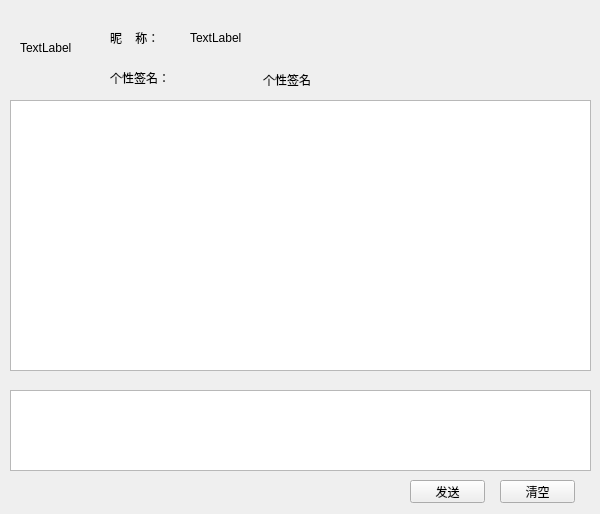
<?xml version="1.0" encoding="UTF-8"?>
<ui version="4.0">
 <class>liaotianjiemian</class>
 <widget class="QWidget" name="liaotianjiemian">
  <property name="windowModality">
   <enum>Qt::NonModal</enum>
  </property>
  <property name="geometry">
   <rect>
    <x>0</x>
    <y>0</y>
    <width>600</width>
    <height>514</height>
   </rect>
  </property>
  <property name="minimumSize">
   <size>
    <width>600</width>
    <height>514</height>
   </size>
  </property>
  <property name="maximumSize">
   <size>
    <width>600</width>
    <height>514</height>
   </size>
  </property>
  <property name="windowTitle">
   <string>liaotianjiemian</string>
  </property>
  <widget class="QLabel" name="label">
   <property name="geometry">
    <rect>
     <x>110</x>
     <y>30</y>
     <width>61</width>
     <height>16</height>
    </rect>
   </property>
   <property name="text">
    <string>昵    称：</string>
   </property>
  </widget>
  <widget class="QLabel" name="Gexingqianming">
   <property name="geometry">
    <rect>
     <x>180</x>
     <y>70</y>
     <width>301</width>
     <height>20</height>
    </rect>
   </property>
   <property name="text">
    <string>                         个性签名</string>
   </property>
  </widget>
  <widget class="QPushButton" name="fasongbt">
   <property name="geometry">
    <rect>
     <x>410</x>
     <y>480</y>
     <width>75</width>
     <height>23</height>
    </rect>
   </property>
   <property name="text">
    <string>发送</string>
   </property>
   <property name="shortcut">
    <string>Ctrl+Return</string>
   </property>
  </widget>
  <widget class="QPushButton" name="qingkongbt">
   <property name="geometry">
    <rect>
     <x>500</x>
     <y>480</y>
     <width>75</width>
     <height>23</height>
    </rect>
   </property>
   <property name="text">
    <string>清空</string>
   </property>
  </widget>
  <widget class="QLabel" name="Nicheng">
   <property name="geometry">
    <rect>
     <x>190</x>
     <y>30</y>
     <width>161</width>
     <height>16</height>
    </rect>
   </property>
   <property name="text">
    <string>TextLabel</string>
   </property>
  </widget>
  <widget class="QTextEdit" name="shuchu">
   <property name="geometry">
    <rect>
     <x>10</x>
     <y>100</y>
     <width>581</width>
     <height>271</height>
    </rect>
   </property>
  </widget>
  <widget class="QTextEdit" name="shuru">
   <property name="geometry">
    <rect>
     <x>10</x>
     <y>390</y>
     <width>581</width>
     <height>81</height>
    </rect>
   </property>
  </widget>
  <widget class="QLabel" name="label_DisPlay">
   <property name="geometry">
    <rect>
     <x>20</x>
     <y>10</y>
     <width>75</width>
     <height>75</height>
    </rect>
   </property>
   <property name="text">
    <string>TextLabel</string>
   </property>
  </widget>
  <widget class="QLabel" name="label_2">
   <property name="geometry">
    <rect>
     <x>110</x>
     <y>70</y>
     <width>61</width>
     <height>16</height>
    </rect>
   </property>
   <property name="text">
    <string>个性签名：</string>
   </property>
  </widget>
 </widget>
 <layoutdefault spacing="6" margin="11"/>
 <resources/>
 <connections/>
</ui>
